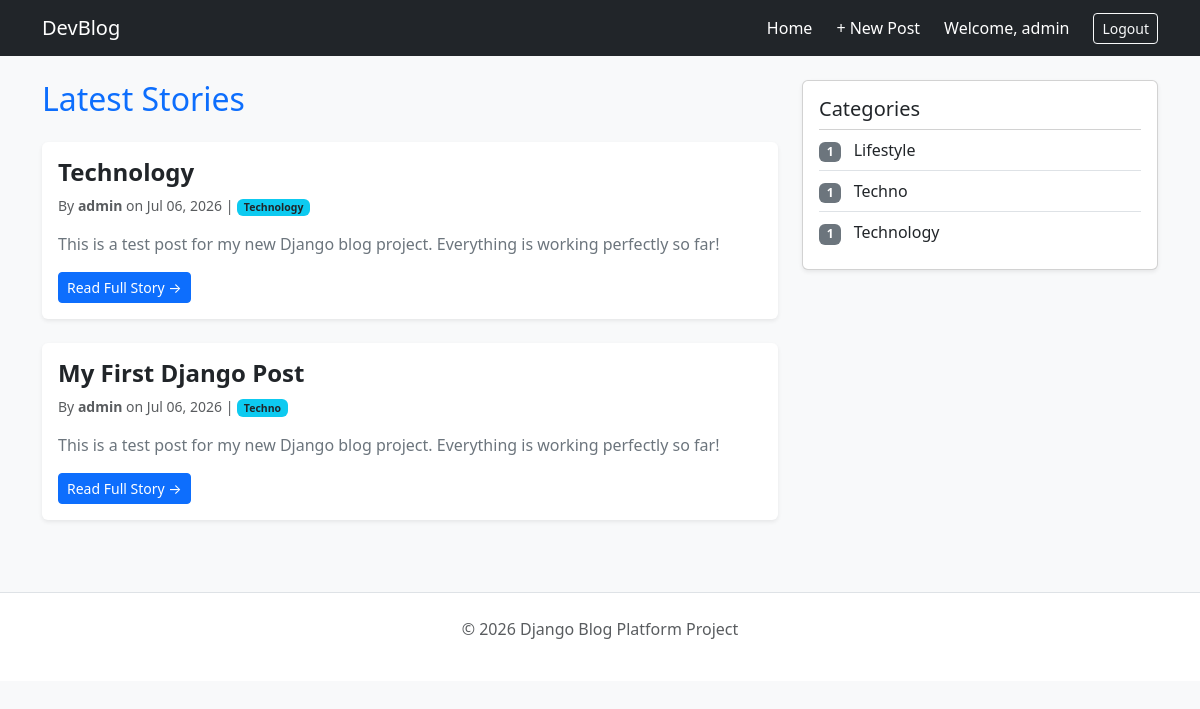
The app's page / (signed in) with its own data.
### blog/models.py (models this page shows, shortened)
class Post(models.Model):
    STATUS_CHOICES = [
        ('draft', 'Draft'),
        ('published', 'Published'),
    ]
    title = models.CharField(max_length=200)
    slug = models.SlugField(max_length=200, unique=True)
    author = models.ForeignKey(User, on_delete=models.CASCADE, related_name='posts')
    category = models.ForeignKey(Category, on_delete=models.SET_NULL, null=True, blank=True, related_name='posts')
    content = models.TextField()
    excerpt = models.TextField(max_length=300, blank=True)
    cover_image = models.ImageField(upload_to='post_images/', blank=True)
    status = models.CharField(max_length=10, choices=STATUS_CHOICES, default='draft')
    created_at = models.DateTimeField(auto_now_add=True)
    updated_at = models.DateTimeField(auto_now=True)
    published_at = models.DateTimeField(null=True, blank=True)
    class Meta:
        ordering = ['-published_at', '-created_at'] # Newest first

class Category(models.Model):
    name = models.CharField(max_length=100, unique=True)
    slug = models.SlugField(max_length=100, unique=True)
    description = models.TextField(blank=True)
    created_at = models.DateTimeField(auto_now_add=True)
    class Meta:
        verbose_name_plural = 'categories'
        ordering = ['name']

### blog/views.py (the view)
# urls.py: path('', PostListView.as_view(), name='blog_home'),
class PostListView(ListView):
    model = Post
    template_name = 'blog/home.html'
    context_object_name = 'posts'
    paginate_by = 5
    def get_queryset(self):
        return Post.objects.filter(status='published').order_by('-published_at')
    def get_context_data(self, **kwargs):
        context = super().get_context_data(**kwargs)
        context['categories'] = Category.objects.all()
        return context

### blog/templates/blog/home.html (shortened to what this page needs)
{% extends 'blog/base.html' %}
{% block content %}
    <h2 class="mb-4 text-primary">Latest Stories</h2>
    {% for post in posts %}
        <div class="card mb-4 shadow-sm border-0">
            <div class="card-body">
                <h3 class="card-title h4 mb-2">
                    <a href="{% url 'post_detail' post.slug %}" class="text-decoration-none text-dark fw-bold">
                        {{ post.title }}
                    </a>
                </h3>
                <div class="text-muted small mb-3">
                    By <strong>{{ post.author.username }}</strong> on {{ post.published_at|date:"M d, Y" }}
                    {% if post.category %}
                        | <span class="badge bg-info text-dark">{{ post.category.name }}</span>
                    {% endif %}
                </div>
                <p class="card-text text-secondary">
                    {% if post.excerpt %}
                        {{ post.excerpt }}
                    {% else %}
                        {{ post.content|truncatewords:30 }}
                    {% endif %}
                </p>
                <a href="{% url 'post_detail' post.slug %}" class="btn btn-primary btn-sm">Read Full Story &rarr;</a>
            </div>
        </div>
    {% empty %}
        <div class="alert alert-info">No posts have been published yet!</div>
    {% endfor %}
{% endblock %}

### blog/templates/blog/base.html (shortened to what this page needs)
<!DOCTYPE html>
<html lang="en">
<head>
    <link href="https://cdn.jsdelivr.net/npm/bootstrap@5.3.0/dist/css/bootstrap.min.css" rel="stylesheet">
</head>
<body class="bg-light">
    <nav class="navbar navbar-expand-lg navbar-dark bg-dark mb-4">
        <div class="container">
            <a class="navbar-brand" href="{% url 'blog_home' %}">DevBlog</a>
            <div class="navbar-nav ms-auto">
                <a class="nav-link text-white me-2" href="{% url 'blog_home' %}">Home</a>
                {% if user.is_authenticated %}
                    <a class="nav-link text-white me-2" href="{% url 'post_create' %}">+ New Post</a>
                    <span class="nav-link text-white me-3">Welcome, {{ user.username }}</span>
                    <a class="btn btn-outline-light btn-sm my-auto" href="/accounts/logout/">Logout</a>
                {% else %}
                    <a class="nav-link text-white me-2" href="{% url 'register' %}">Register</a>
                    <a class="btn btn-outline-light btn-sm my-auto" href="/accounts/login/">Login</a>
                {% endif %}
            </div>
        </div>
    </nav>
    <div class="container">
        <div class="row">
            <div class="col-md-8">
                {% block content %}{% endblock %}
            </div>
            <div class="col-md-4">
                <div class="card p-3 mb-4 shadow-sm">
                    <h5>Categories</h5>
                    <ul class="list-group list-group-flush">
                        {% for cat in categories %}
                            <li class="list-group-item bg-transparent px-0">
                                <span class="badge bg-secondary me-2">{{ cat.posts.count }}</span>
                                {{ cat.name }}
                            </li>
                        {% empty %}
                            <li class="list-group-item bg-transparent px-0 text-muted">No categories yet.</li>
                        {% endfor %}
                    </ul>
                </div>
            </div>
        </div>
    </div>
    <footer class="text-center text-muted py-4 mt-5 border-top bg-white">
        <p>&copy; 2026 Django Blog Platform Project</p>
    </footer>
</body>
</html>

### records on screen
Post: title "Technology", author.username "admin", published_at "Jul 06, 2026", category.name "Technology", content "This is a test post for my new Django blog project. Everything is working perfectly so far!"
Post: title "My First Django Post", author.username "admin", published_at "Jul 06, 2026", category.name "Techno", content "This is a test post for my new Django blog project. Everything is working perfectly so far!"
Category: posts.count "1", name "Lifestyle"
Category: posts.count "1", name "Techno"
Category: posts.count "1", name "Technology"

### other values on screen
{{ user.username }} "admin"
